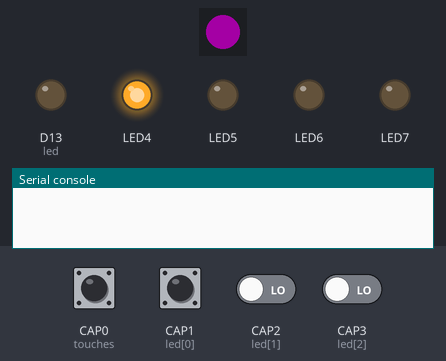
Simulated run of this program. Board: CircuitPython board. On the bench: 1 RGB LEDs in strip order, left to right, output pins drawn as LEDs (lit = HIGH), the last lines printed to the serial console. The inputs (shaded band) are chosen by the test bench; at power-on: CAP0 (touches), CAP1 (led[0]), CAP2 (led[1]), CAP3 (led[2]) LOW. Dim RGB values are drawn brighter than linear; random numbers come from a fixed seed; touch pads read as touched when driven HIGH.

Above: at 0.1 s.
At 6.1 s:
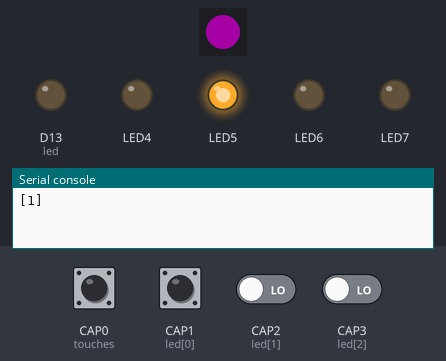
6.2 s: CAP1 (led[0]) pulled HIGH for 1 s
At 12.1 s:
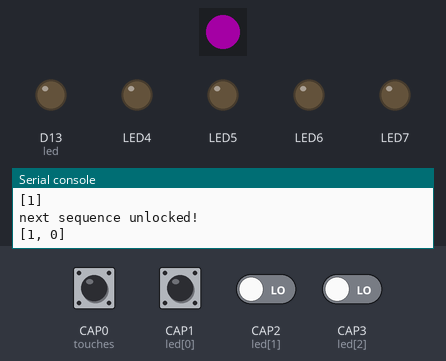
Timing chart, 0 to 13.6 s (numbered marks = the images above; inputs shaded):
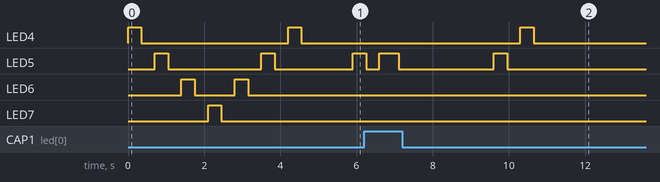

The program:

simon.py
```python
# Modified from https://learn.adafruit.com/simon-game-with-pyruler-and-circuitpython/code-pyruler-with-circuitpython

import os
import board
from digitalio import DigitalInOut, Direction
import time
import touchio
import adafruit_dotstar
import random

leddot = adafruit_dotstar.DotStar(board.APA102_SCK, board.APA102_MOSI, 1)
leddot[0] = (128, 0, 128)
leddot.brightness = 0.3

led = DigitalInOut(board.D13)
led.direction = Direction.OUTPUT

touches = [DigitalInOut(board.CAP0)]
for p in (board.CAP1, board.CAP2, board.CAP3):
    touches.append(touchio.TouchIn(p))

leds = []
for p in (board.LED4, board.LED5, board.LED6, board.LED7):
    led = DigitalInOut(p)
    led.direction = Direction.OUTPUT
    leds.append(led)

def light_cap_led(cap, duration = 0.5):
    leds[cap].value = True
    time.sleep(duration)
    leds[cap].value = False
    time.sleep(duration)

def light_up_sequence(sequence):
    for cap in sequence:
        light_cap_led(cap, 0.35)

light_up_sequence([0, 1, 2, 3, 2, 1, 0])

cap_touches = [False, False, False, False]
time_now = time.monotonic()
caps_touched = []

def read_caps():
    t0_count = 0
    t0 = touches[0]
    t0.direction = Direction.OUTPUT
    t0.value = True
    t0.direction = Direction.INPUT
    # funky idea but we can 'diy' the one non-hardware captouch device by hand
    # by reading the drooping voltage on a tri-state pin.
    t0_count = t0.value + t0.value + t0.value + t0.value + t0.value + \
        t0.value + t0.value + t0.value + t0.value + t0.value + \
        t0.value + t0.value + t0.value + t0.value + t0.value
    cap_touches[0] = t0_count > 2
    cap_touches[1] = touches[1].raw_value > 3000
    cap_touches[2] = touches[2].raw_value > 3000
    cap_touches[3] = touches[3].raw_value > 3000
    return cap_touches

time_now = time.monotonic()

def time_passed():
    time_pressed = time.monotonic()
    time_passed = time_pressed - time_now
    return time_passed

def timeout_touch(timeout = 3):
	start_time = time.monotonic()
	while time.monotonic() - start_time < timeout:
		caps = read_caps() # return cap_touches which will have True if that cap is touched
		# i is cap number, c is True or False (whether or not it was touched)
		for i, c in enumerate(caps):
			if c:
				return i # cap number

def read_sequence(sequence):
	for cap in sequence:
		# 3 second timer starts for each cap in the sequence
		if timeout_touch() != cap:
			return False
		light_cap_led(cap, 0.5)
	return True

sequence = []

while True:
	time.sleep(1)
	sequence.append(random.randint(0, 3))
	print(sequence)
	light_up_sequence(sequence)

	if not read_sequence(sequence):
		time.sleep(3)
		print("game over")
		break
	else:
		print("next sequence unlocked!")
	time.sleep(1)
```
